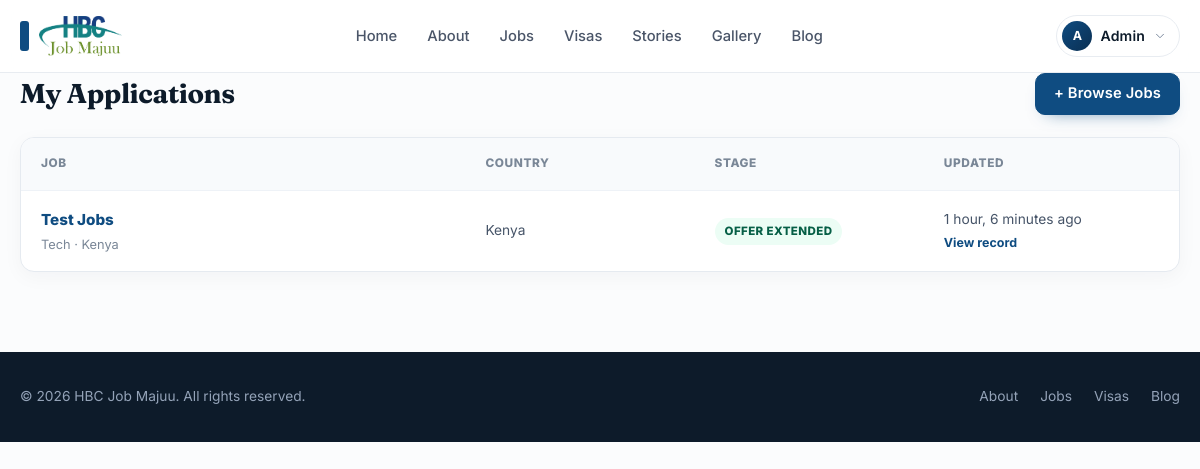
The page /my-applications/ (signed in) on the database its author committed.
### client/models.py (models this page shows, shortened)
class User(AbstractUser):
    class Role(models.TextChoices):
        USER = "USER", "Candidate"
        ADMIN = "ADMIN", "Super Admin"
        ADMIN_SUPER = "ADMIN_SUPER", "Super Admin"
        ADMIN_HANDLER = "ADMIN_HANDLER", "Admin Handler"
        PARTNER = "PARTNER", "Partner Reviewer"
        CONTENT_MANAGER = "CONTENT_MANAGER", "Content Manager"
        DIGITAL_MARKETING = "DIGITAL_MARKETING", "Digital Marketing"
        FINANCE_OFFICER = "FINANCE_OFFICER", "Finance Officer"
        ATS_COORDINATOR = "ATS_COORDINATOR", "ATS Coordinator"
    class MembershipTier(models.TextChoices):
        FREE = "FREE", "Free"
        MEMBER = "MEMBER", "Member"
        PLACED = "PLACED", "Placed"
    class NeaimsStatus(models.TextChoices):
        PENDING = "PENDING_REGISTRATION", "Pending Registration"
        REGISTERED = "REGISTERED", "Registered"
        VERIFIED = "VERIFIED", "Verified"
        REJECTED = "REJECTED", "Rejected"
    id = models.UUIDField(
        primary_key=True,
        default=uuid.uuid4,
        editable=False
    )
    first_name = models.CharField(max_length=50)
    last_name = models.CharField(max_length=50)
    email = models.EmailField(unique=True)
    phone_number = models.CharField(
        max_length=20,
        unique=True
    )
    country = models.CharField(max_length=100, blank=True, default="")
    city = models.CharField(max_length=100, blank=True, default="")
    passport_number = models.CharField(max_length=50, blank=True, default="")
    cv_summary = models.TextField(blank=True, default="")
    bio = models.TextField(blank=True, default="")
    role = models.CharField(
        max_length=30,
        choices=Role.choices,
        default=Role.USER,
        help_text="Controls how the user appears in the admin system and how they can access jobs.",
    )
    membership_tier = models.CharField(
        max_length=20,
        choices=MembershipTier.choices,
        default=MembershipTier.FREE
    )
    neaims_status = models.CharField(
        max_length=50,
        choices=NeaimsStatus.choices,
        default=NeaimsStatus.PENDING
    )
    groups = models.ManyToManyField(
        Group,
        related_name="client_user_set",
        blank=True,
        help_text="The groups this user belongs to.",
        verbose_name="groups",
    )
    user_permissions = models.ManyToManyField(
        Permission,
        related_name="client_user_permissions",
        blank=True,
        help_text="Specific permissions for this user.",
        verbose_name="user permissions",
    )
    created_at = models.DateTimeField(auto_now_add=True)
    updated_at = models.DateTimeField(auto_now=True)

class Application(models.Model):
    class ATSStage(models.TextChoices):
        SUBMITTED = "SUBMITTED", "Submitted"
        VETTING = "VETTING", "Document Verification"
        AGENT_REVIEW = "AGENT_REVIEW", "Agent Review"
        INTERVIEW = "INTERVIEW", "Interview"
        OFFER = "OFFER", "Offer Extended"
        VISA = "VISA", "Visa Processing"
        DEPLOYED = "DEPLOYED", "Deployed"
        REJECTED = "REJECTED", "Rejected"
    class VisaReadiness(models.TextChoices):
        NOT_STARTED = "NOT_STARTED", "Not started"
        PENDING = "PENDING", "Pending"
        READY = "READY", "Ready"
        UNDER_REVIEW = "UNDER_REVIEW", "Under review"
    class DocumentStatus(models.TextChoices):
        PENDING = "PENDING", "Pending"
        UPLOADED = "UPLOADED", "Uploaded"
        UNDER_REVIEW = "UNDER_REVIEW", "Under review"
        VERIFIED = "VERIFIED", "Verified"
    id = models.UUIDField(
        primary_key=True,
        default=uuid.uuid4,
        editable=False
    )
    candidate = models.ForeignKey(
        settings.AUTH_USER_MODEL,
        on_delete=models.CASCADE,
        related_name="applications"
    )
    job = models.ForeignKey(
        Job,
        on_delete=models.CASCADE,
        related_name="applications"
    )
    current_country = models.CharField(max_length=100, blank=True, default="")
    city = models.CharField(max_length=100, blank=True, default="")
    passport_number = models.CharField(max_length=50, blank=True, default="")
    years_of_experience = models.PositiveIntegerField(default=0)
    cover_letter = models.TextField(blank=True, default="")
    visa_readiness = models.CharField(
        max_length=30,
        choices=VisaReadiness.choices,
        default=VisaReadiness.PENDING,
    )
    document_status = models.CharField(
        max_length=30,
        choices=DocumentStatus.choices,
        default=DocumentStatus.PENDING,
    )
    admin_notes = models.TextField(blank=True, default="")
    ats_stage = models.CharField(
        max_length=50,
        choices=ATSStage.choices,
        default=ATSStage.SUBMITTED
    )
    tier_2_paid = models.BooleanField(default=False)
    tier_3_paid = models.BooleanField(default=False)
    assigned_agent = models.ForeignKey(
        settings.AUTH_USER_MODEL,
        on_delete=models.SET_NULL,
        null=True,
        blank=True,
        related_name="assigned_applications"
    )
    created_at = models.DateTimeField(auto_now_add=True)
    updated_at = models.DateTimeField(auto_now=True)
    class Meta:
        constraints = [
            models.UniqueConstraint(
                fields=["candidate", "job"],
                name="unique_candidate_job_application"
            )
        ]

class Job(models.Model):
    class Status(models.TextChoices):
        DRAFT = "DRAFT", "Draft"
        ACTIVE = "ACTIVE", "Active"
        FILLED = "FILLED", "Filled"
        CLOSED = "CLOSED", "Closed"
    class Visibility(models.TextChoices):
        PUBLIC = "PUBLIC", "Public"
        MEMBERS_ONLY = "MEMBERS_ONLY", "Members only"
    COUNTRY_FLAG_MAP = {
        "kenya": "🇰🇪",
        "uganda": "🇺🇬",
        "tanzania": "🇹🇿",
        "rwanda": "🇷🇼",
        "burundi": "🇧🇮",
        "ethiopia": "🇪🇹",
        "somalia": "🇸🇴",
        "south africa": "🇿🇦",
        "nigeria": "🇳🇬",
        "ghana": "🇬🇭",
        "cameroon": "🇨🇲",
        "zambia": "🇿🇲",
        "malawi": "🇲🇼",
        "mozambique": "🇲🇿",
        "egypt": "🇪🇬",
        "saudi arabia": "🇸🇦",
        "united arab emirates": "🇦🇪",
        "uae": "🇦🇪",
        "qatar": "🇶🇦",
        "oman": "🇴🇲",
        "bahrain": "🇧🇭",
        "kuwait": "🇰🇼",
        "jordan": "🇯🇴",
        "lebanon": "🇱🇧",
        "canada": "🇨🇦",
        "united states": "🇺🇸",
        "usa": "🇺🇸",
        "united kingdom": "🇬🇧",
        "uk": "🇬🇧",
        "germany": "🇩🇪",
        "france": "🇫🇷",
        "italy": "🇮🇹",
        "spain": "🇪🇸",
        "netherlands": "🇳🇱",
        "india": "🇮🇳",
        "pakistan": "🇵🇰",
        "sudan": "🇸🇩",
        "yemen": "🇾🇪",
        "oman": "🇴🇲",
    }
    id = models.UUIDField(
        primary_key=True,
        default=uuid.uuid4,
        editable=False
    )
    title = models.CharField(max_length=150)
    country = models.CharField(max_length=50)
    country_flag = models.CharField(max_length=20, blank=True, default="", help_text="Auto-generated flag for the country, such as 🇰🇪")
    sector = models.CharField(max_length=50)
    description_masked = models.TextField()
    description_full = models.TextField()
    salary_disclosed = models.BooleanField(default=False)
    salary_range = models.CharField(
        max_length=50,
        blank=True,
        null=True
    )
    tier_2_fee = models.DecimalField(
        max_digits=10,
        decimal_places=2,
        default=0.00
    )
    tier_3_fee = models.DecimalField(
        max_digits=10,
        decimal_places=2,
        default=0.00
    )
    status = models.CharField(
        max_length=20,
        choices=Status.choices,
        default=Status.ACTIVE
    )
    visibility = models.CharField(
        max_length=20,
        choices=Visibility.choices,
        default=Visibility.PUBLIC,
        help_text="Public jobs are visible to everyone; member-only jobs require membership access.",
    )
    image_url = models.URLField(max_length=500, blank=True, default="")
    cover_image = models.URLField(max_length=500, blank=True, default="", help_text="Optional cover image for the job card and detail page.")
    image_alt = models.CharField(max_length=150, blank=True, default="")
    created_at = models.DateTimeField(auto_now_add=True)
    updated_at = models.DateTimeField(auto_now=True)

### client/views.py (the view)
# urls.py: path("my-applications/", views.my_applications, name="my_applications"),
@login_required
def my_applications(request):
    applications = (
        Application.objects
        .filter(candidate=request.user)
        .select_related("job")
        .order_by("-updated_at")
    )
    context = {
        "title": "My Applications",
        "applications": applications,
        "ats_stages": Application.ATSStage.choices,
    }
    return render(request, "client/my_applications.html", context)

### client/templates/client/my_applications.html (shortened to what this page needs)
{% extends "base.html" %}
{% load static %}
{% block content %}
<div class="apps-header">
    <h1>My Applications</h1>
    <a href="{% url 'client:jobs' %}" class="btn btn-primary">+ Browse Jobs</a>
</div>
{% if applications %}
<div class="apps-table">
    <div class="apps-row header">
        <div>Job</div>
        <div>Country</div>
        <div>Stage</div>
        <div>Updated</div>
    </div>
    {% for app in applications %}
    <div class="apps-row">
        <div>
            <div class="apps-title"><a href="{% url 'client:application_detail' app.id %}"
                    style="color:#0f4c81; font-weight:800;">{{ app.job.title }}</a></div>
            <div class="apps-meta">{{ app.job.sector }} · {{ app.current_country|default:'Country pending' }}</div>
        </div>
        <div class="apps-cell">{{ app.job.country }}</div>
        <div>
            <span class="pill pill-{{ app.ats_stage|lower }}">
                {{ app.get_ats_stage_display }}
            </span>
        </div>
        <div class="apps-cell">
            {{ app.updated_at|timesince }} ago<br>
            <a href="{% url 'client:application_detail' app.id %}"
                style="color:#0f4c81;font-size:0.78rem;font-weight:700;">View record</a>
        </div>
    </div>
    {% endfor %}
</div>
{% endif %}
{% endblock %}

### client/templates/base.html (shortened to what this page needs)
{% load static %}
<!doctype html>
<html lang="en">
<head>
</head>
<body class="d-flex flex-column min-vh-100">
    <header class="site-header">
        <div class="site-container">
            <a class="brand" href="{% url 'client:index' %}" aria-label="Home">
                <img src="{% static 'images/Untitled-2.png' %}" alt="Home" class="site-logo">
            </a>
            <nav class="site-nav">
                <ul>
                    <li><a href="{% url 'client:index' %}">Home</a></li>
                    <li><a href="{% url 'client:about' %}">About</a></li>
                    <li><a href="{% url 'client:jobs' %}">Jobs</a></li>
                    <li><a href="{% url 'client:visas' %}">Visas</a></li>
                    <li><a href="{% url 'client:stories' %}">Stories</a></li>
                    <li><a href="{% url 'client:gallery' %}">Gallery</a></li>
                    <li><a href="{% url 'client:blog' %}">Blog</a></li>
                </ul>
            </nav>
            <div class="nav-actions">
                {% if user.is_authenticated %}
                <div class="account-menu" id="accountMenu">
                    <button type="button" class="account-trigger" id="accountTrigger" aria-haspopup="true"
                        aria-expanded="false">
                        <span class="avatar">
                            {{ user.first_name|default:user.username|slice:":1"|upper }}
                        </span>
                        <span class="account-name">
                            {{ user.get_full_name|default:user.username }}
                        </span>
                        <span class="caret">
                            <svg class="icon-svg sm" xmlns="http://www.w3.org/2000/svg" viewBox="0 0 24 24" fill="none"
                                stroke="currentColor" stroke-width="1.5" stroke-linecap="round" stroke-linejoin="round"
                                aria-hidden="true" focusable="false">
                                <path d="m6 9 6 6 6-6" />
                            </svg>
                        </span>
                    </button>
                </div>
                {% else %}
                <a href="{% url 'client:login' %}" class="btn-login">Login</a>
                <a href="{% url 'client:register' %}" class="btn-register">Register</a>
                {% endif %}
            </div>
        </div>
    </header>
    <main class="container">
        {% block content %}{% endblock %}
    </main>
    <footer class="site-footer">
        <div class="site-container">
            <small>&copy; {% now "Y" %} HBC Job Majuu. All rights reserved.</small>
            <div class="footer-links">
                <a href="{% url 'client:about' %}">About</a>
                <a href="{% url 'client:jobs' %}">Jobs</a>
                <a href="{% url 'client:visas' %}">Visas</a>
                <a href="{% url 'client:blog' %}">Blog</a>
            </div>
        </div>
    </footer>
</body>
</html>

### client/templates/client/my_applications.html (style rules this page uses)
.apps-header { display: flex; align-items: center; justify-content: space-between; gap: 16px; margin-bottom: 22px; flex-wrap: wrap; }
.apps-header h1 { font-size: 1.7rem; letter-spacing: -0.4px; margin: 0; }
.apps-table { background: #ffffff; border: 1px solid #e5eaf0; border-radius: 14px; overflow: hidden; box-shadow: 0 5px 20px rgba(15, 23, 42, 0.04); }
.apps-row { display: grid; grid-template-columns: 2fr 1fr 1fr 1fr; gap: 14px; align-items: center; padding: 16px 20px; border-bottom: 1px solid #eef2f7; transition: background 0.15s ease; }
.apps-row:last-child { border-bottom: none; }
.apps-row.header { background: #f8fafc; font-size: 0.74rem; font-weight: 800; letter-spacing: 0.6px; text-transform: uppercase; color: #7a8797; }
.apps-title { font-weight: 800; color: #172033; font-size: 0.95rem; margin-bottom: 2px; }
.apps-meta { font-size: 0.8rem; color: #7a8797; }
.apps-cell { font-size: 0.86rem; color: #465468; }
.pill { display: inline-block; padding: 4px 10px; border-radius: 999px; font-size: 0.72rem; font-weight: 800; letter-spacing: 0.4px; text-transform: uppercase; white-space: nowrap; }
.pill-offer { background: #ecfdf5; color: #065f46; }

### rows shown on the page
User: first_name "A", get_full_name "Admin"
Application: job "Test Jobs", job.sector "Tech", current_country "Kenya", job.country "Kenya", ats_stage "OFFER EXTENDED", updated_at "1 hour, 6 minutes"
